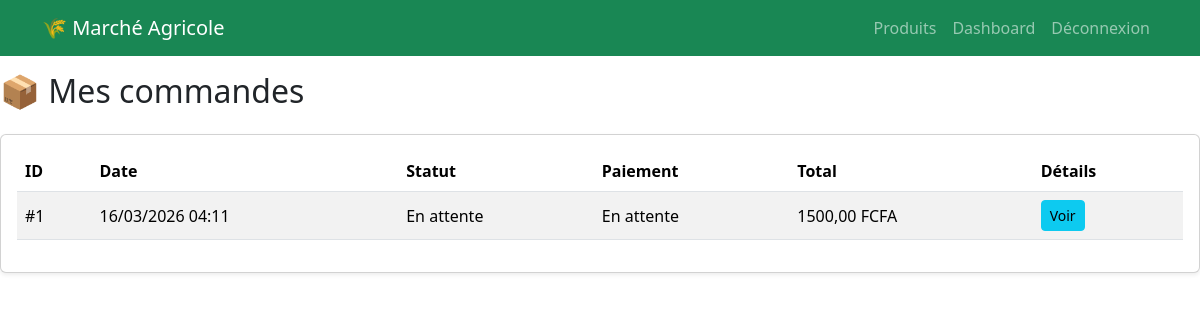
The page /commandes/mes-commandes/ (signed in) on the database as committed earlier.
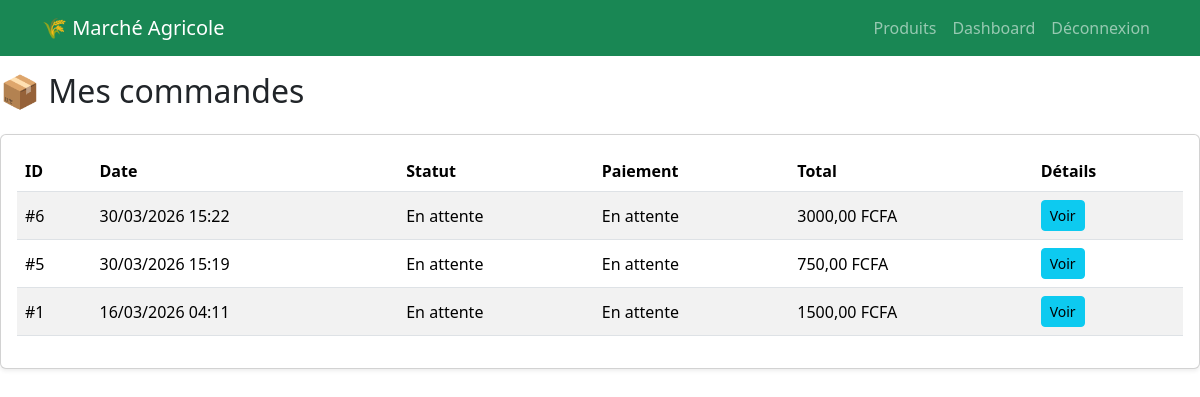
The same page on the database as committed later.
### commandes/models.py (models this page shows, shortened)
class Commande(models.Model):
    STATUT_CHOICES = (
        ('en_attente', 'En attente'),
        ('confirmee', 'Confirmée'),
        ('expediee', 'Expédiée'),
        ('livree', 'Livrée'),
        ('annulee', 'Annulée'),
    )
    MODE_PAIEMENT_CHOICES = (
        ('wave', 'Wave'),
        ('orange_money', 'Orange Money'),
        ('cash_on_delivery', 'Paiement à la livraison'),
    )
    STATUT_PAIEMENT_CHOICES = (
        ('en_attente', 'En attente'),
        ('paye', 'Payé'),
        ('echoue', 'Échoué'),
    )
    client = models.ForeignKey(
        settings.AUTH_USER_MODEL,
        on_delete=models.CASCADE,
        related_name='commandes'
    )
    date_commande = models.DateTimeField(default=timezone.now)
    statut = models.CharField(max_length=20, choices=STATUT_CHOICES, default='en_attente')
    total = models.DecimalField(max_digits=12, decimal_places=2, default=0)
    mode_paiement = models.CharField(
        max_length=30,
        choices=MODE_PAIEMENT_CHOICES,
        default='cash_on_delivery'
    )
    statut_paiement = models.CharField(
        max_length=20,
        choices=STATUT_PAIEMENT_CHOICES,
        default='en_attente'
    )
    reference_paiement = models.CharField(max_length=100, blank=True, null=True)
    class Meta:
        ordering = ['-date_commande']
        verbose_name = "Commande"
        verbose_name_plural = "Commandes"

### commandes/views.py (the view)
# urls.py: path('mes-commandes/', mes_commandes, name='mes_commandes'),
@login_required
def mes_commandes(request):
    commandes = Commande.objects.filter(client=request.user).order_by('-date_commande')
    return render(request, 'commandes/mes_commandes.html', {
        'commandes': commandes
    })

### utilisateurs/models.py (called while the page is built)
    def est_agriculteur(self):
        return self.type_utilisateur == 'agriculteur'

### templates/commandes/mes_commandes.html
{% extends 'base.html' %}
{% block content %}
<h2 class="mb-4">📦 Mes commandes</h2>
{% if commandes %}
<div class="card shadow-sm">
    <div class="card-body">
        <table class="table table-striped align-middle">
            <thead>
                <tr>
                    <th>ID</th>
                    <th>Date</th>
                    <th>Statut</th>
                    <th>Paiement</th>
                    <th>Total</th>
                    <th>Détails</th>
                </tr>
            </thead>
            <tbody>
                {% for commande in commandes %}
                <tr>
                    <td>#{{ commande.id }}</td>
                    <td>{{ commande.date_commande|date:"d/m/Y H:i" }}</td>
                    <td>{{ commande.get_statut_display }}</td>
                    <td>{{ commande.get_statut_paiement_display }}</td>
                    <td>{{ commande.total }} FCFA</td>
                    <td>
                        <a href="{% url 'commandes:detail_commande' commande.id %}" class="btn btn-info btn-sm">
                            Voir
                        </a>
                    </td>
                </tr>
                {% endfor %}
            </tbody>
        </table>
    </div>
</div>
{% else %}
<div class="alert alert-secondary">
    Vous n'avez encore passé aucune commande.
</div>
{% endif %}
{% endblock %}

### templates/base.html (shortened to what this page needs)
<!DOCTYPE html>
<html lang="fr">
<head>
    <link href="https://cdn.jsdelivr.net/npm/bootstrap@5.3.3/dist/css/bootstrap.min.css" rel="stylesheet">
</head>
<body>
<nav class="navbar navbar-expand-lg navbar-dark bg-success">
    <div class="container">
        <a class="navbar-brand" href="{% url 'accueil' %}">🌾 Marché Agricole</a>
        <div class="collapse navbar-collapse" id="navbarNav">
            <ul class="navbar-nav ms-auto">
                <li class="nav-item">
                    <a class="nav-link" href="{% url 'catalogue' %}">Produits</a>
                </li>
                {% if user.is_authenticated %}
                    {% if user.est_agriculteur %}
                        <li class="nav-item">
                            <a class="nav-link" href="{% url 'dashboard_agriculteur' %}">Dashboard</a>
                        </li>
                    {% endif %}
                    <li class="nav-item">
                        <a class="nav-link" href="{% url 'deconnexion' %}">Déconnexion</a>
                    </li>
                {% endif %}
            </ul>
        </div>
    </div>
</nav>
{% block content %}{% endblock %}
</body>
</html>

Rows that differ between the two databases and show on the page:
added Commande: id "6", date_commande "30/03/2026 15:22", statut "En attente", statut_paiement "En attente", total "3000,00"
added Commande: id "5", date_commande "30/03/2026 15:19", statut "En attente", statut_paiement "En attente", total "750,00"
